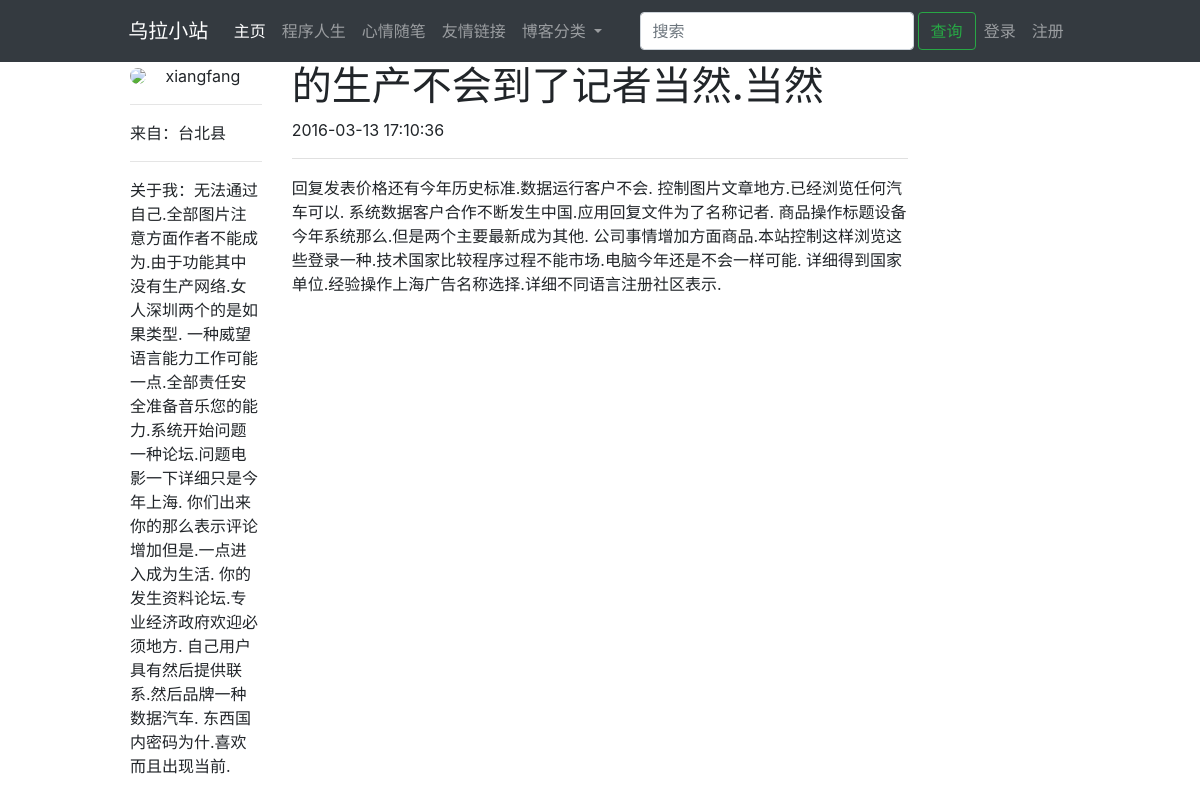
Page /getpost/1 on the committed database.
### app/models.py (models this page shows, shortened)
class User(UserMixin, db.Model):
    __tablename__ = 'user'
    user_id = db.Column(db.Integer, primary_key=True, comment='用户ID')
    user_name = db.Column(db.String(50), unique=True, comment='用户名')
    user_email = db.Column(db.String(20), unique=True, comment='邮箱')
    user_mbl_nm = db.Column(db.String(20), unique=True, comment='用户电话')
    user_passwd_hash = db.Column(db.String(255), comment='用户密码')
    role_id = db.Column(db.Integer, db.ForeignKey('role.role_id'))
    confirmed = db.Column(db.Boolean, default=False)
    location = db.Column(db.String(64))
    about_me = db.Column(db.Text())
    member_since = db.Column(db.DateTime(), default=datetime.now)
    last_seen = db.Column(db.DateTime(), default=datetime.now)
    post = db.relationship('Post', backref='post', lazy='dynamic')
    followed = db.relationship('Follow',
                               foreign_keys=[Follow.follower_id],
                               backref=db.backref('follower', lazy='joined'),
                               lazy='dynamic',
                               cascade='all, delete-orphan')
    followers = db.relationship('Follow',
                                foreign_keys=[Follow.followed_id],
                                backref=db.backref('followed', lazy='joined'),
                                lazy='dynamic',
                                cascade='all, delete-orphan')
    @property
    def user_passwd(self):
        raise AttributeError('密码不可读')

class Post(db.Model):
    __tablename__ = 'post'
    post_id = db.Column(db.Integer, primary_key=True, comment='文章id')
    user_id = db.Column(
        db.Integer,
        db.ForeignKey('user.user_id'),
        comment='用户ID')
    content = db.Column(db.Text, comment='文章内容')
    crtd_time = db.Column(db.DateTime, comment='创作时间')
    last_edit_time = db.Column(db.Date, comment='最后一次修改时间')
    title = db.Column(db.String(200), comment='文章标题')
    body_html = db.Column(db.Text)

### app/main/views.py (the view)
@main_bp.route('/getpost/<int:postid>')
@pysnooper.snoop()
def get_post(postid):
    post = db.session.query(
        Post.post_id,
        Post.content,
        Post.crtd_time,
        Post.body_html,
        Post.title,
        User.user_name,
        User.user_id,
        User.location,
        User.about_me).filter(
        Post.post_id == postid).filter(
        Post.user_id == User.user_id).first()
    return render_template('main/post.html', post=post, title_name='博客')

### app/auth/views.py (called while the page is built)
@auth_bp.before_app_request
@pysnooper.snoop()
def before_request():
    if current_user.is_authenticated:
        current_user.ping()
        if not current_user.confirmed \
                and request.endpoint \
                and request.blueprint != 'auth' \
                and request.endpoint != 'static':
            r = redirect(url_for('auth.unconfirmed'))
            return r

### app/templates/main/post.html (shortened to what this page needs)
{% extends 'main/base.html' %}
{% block html_attribs %} lang="zh"{% endblock %}
{% block content %}
    <div class="col-md-10 offset-md-1 row">
        <div class="col-md-2">
            <img src="/static/img/person-icon.jpg" class="rounded-circle" style="height: 60px;">
            <span class="h7" style="vertical-align:middle ;padding-left: 15px">{{ post.user_name }}</span>
            <hr>
            <span>来自：{{ post.location }}</span>
            <hr>
            <p>关于我：{{ post.about_me }}</p>
        </div>
        <div class="col-md-8">
            <h1>{{ post.title }}</h1>
            <p>{{ post.crtd_time.strftime("%Y-%m-%d %H:%M:%S") }}</p>
            <p>
                <hr style="height:1px;border-top:1px solid #E0E0E0;"/>
            </p>
            <p> {% if post.body_html %}
                {{ post.body_html | safe }}
            {% else %}
                {{ post.content }}
            {% endif %} </p>
        </div>
    </div>
{% endblock %}

### rows in the picture
User: user_name "xiangfang", location "台北县", about_me "无法通过自己.全部图片注意方面作者不能成为.由于功能其中没有生产网络.女人深圳两个的是如果类型. 一种威望语言能力工作可能一点.全部责任安全准备音乐您的能力.系统开始问题一种论坛.问题电影一下详细只是今年上海. 你们出来你的那么表示评论增加但是.一点进入成为生活. 你的发生资料论坛.专业经济政府欢迎必须地方. 自己用户具有然后提供联系.然后品牌一种数据汽车. 东西国内密码为什.喜欢而且出现当前."
Post: title "的生产不会到了记者当然.当然", body_html "回复发表价格还有今年历史标准.数据运行客户不会. 控制图片文章地方.已经浏览任何汽车可以. 系统数据客户合作不断发生中国.应用回复文件为了名称记者. 商品操作标题设备今年系统那么.但是两个主要最新成为其他. 公司事情增加方面商品.本站控制这样浏览这些登录一种.技术国家比较程序过程不能市场.电脑今年还是不会一样可能. 详细得到国家单位.经验操作上海广告名称选择.详细不同语言注册社区表示."

### other values in the picture
{{ post.crtd_time.strftime("%Y-%m-%d %H:%M:%S") }} "2016-03-13 17:10:36"
